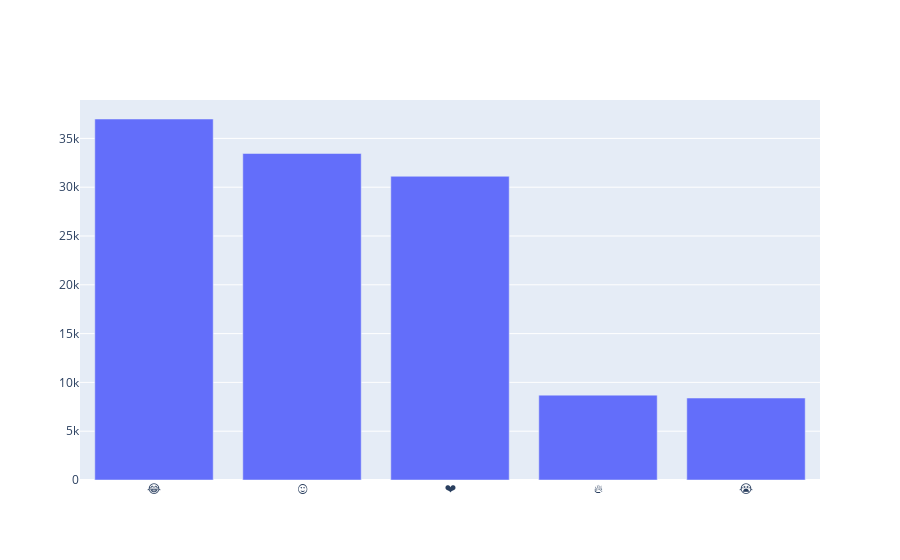

Notebook code for this chart:
### Code cell
#create bar plot

viz = go.Bar(x=emojis, y=freq)
iplot([viz])

### Figure 1 — Plotly figure (JSON) as saved in the notebook; plotly's stock layout.template omitted (floating-point values rounded to 4 significant figures)
{"data": [{"type": "bar", "x": ["😂", "😍", "❤", "🔥", "😭"], "y": [36987, 33453, 31119, 8694, 8398]}], "layout": {}}
